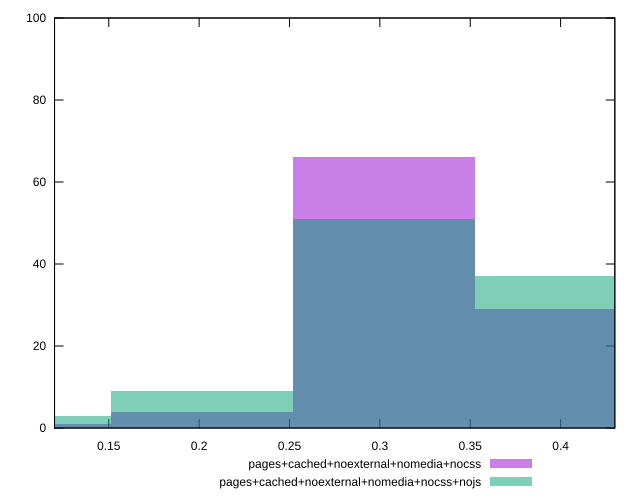

The gnuplot source for this figure:
reset

$pagesCachedNoexternalNomediaNocss <<EOF
0.3023740078190188 66
0.40316534375869173 29
0.20158267187934586 4
0.10079133593967293 1
EOF

$pagesCachedNoexternalNomediaNocssNojs <<EOF
0.3023740078190188 51
0.40316534375869173 37
0.20158267187934586 9
0.10079133593967293 3
EOF

set key outside below
set boxwidth 0.10079133593967293
set xrange [0.12:0.43]
set yrange [0:100]
set trange [0:100]
set style fill transparent solid 0.5 noborder
set terminal svg size 640, 500 enhanced background rgb 'white'
set output "reprap/meta/score/comparison/histogram/4_vs_5.svg"

plot $pagesCachedNoexternalNomediaNocss title "pages+cached+noexternal+nomedia+nocss" with boxes, \
     $pagesCachedNoexternalNomediaNocssNojs title "pages+cached+noexternal+nomedia+nocss+nojs" with boxes

reset
